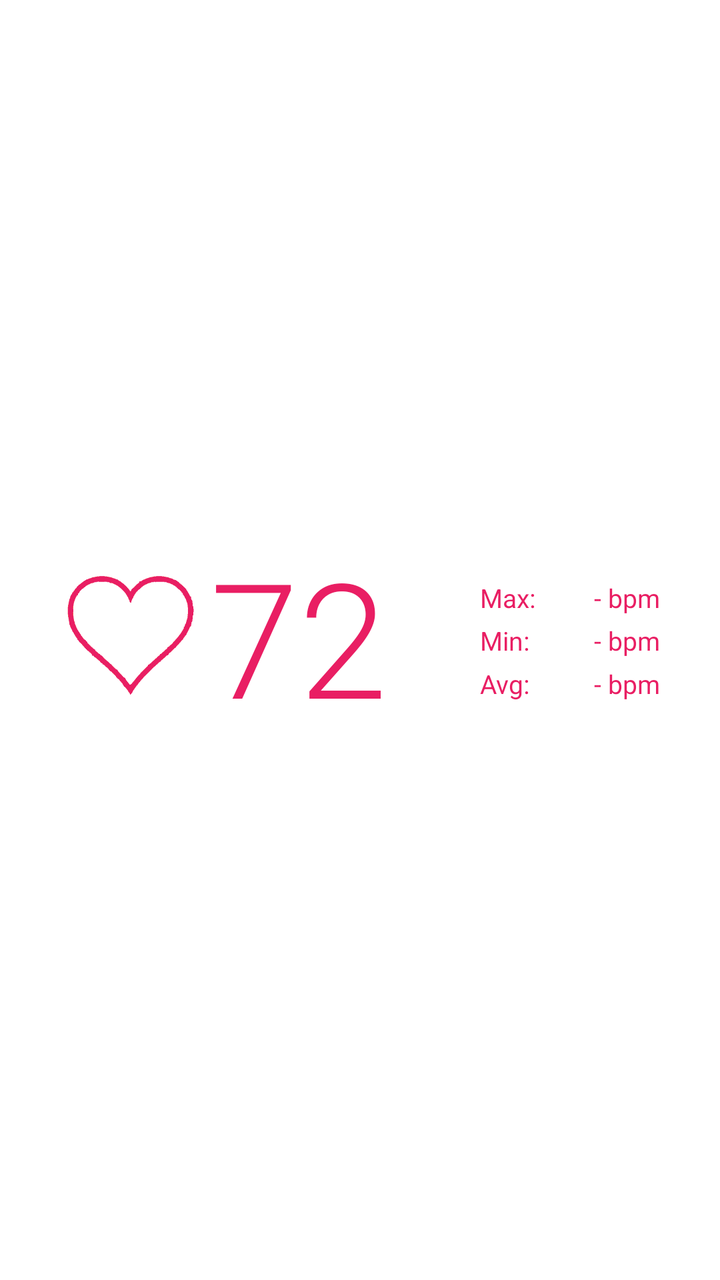
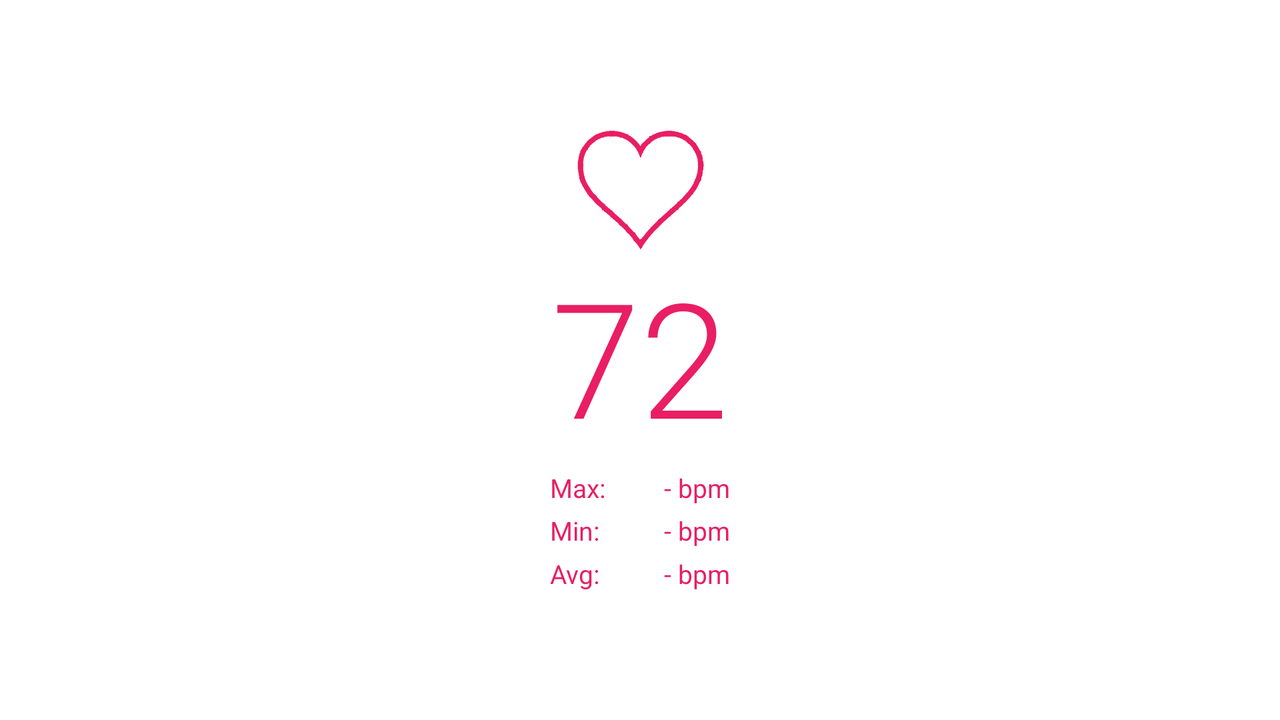

An Android layout and its configuration variant, each rendered on a device that would load it. The default file and the variant file are quoted in full after the pictures.
<!-- AndroidManifest.xml: application theme AppTheme -->
<!-- res/layout/fragment_overview.xml -->
<?xml version="1.0" encoding="UTF-8"?>
<RelativeLayout xmlns:android="http://schemas.android.com/apk/res/android"
    android:layout_width="match_parent"
    android:layout_height="match_parent"
    android:background="@android:color/white"
    android:elevation="2dp">

    <RelativeLayout
        android:layout_width="match_parent"
        android:layout_height="wrap_content"
        android:layout_centerInParent="true"
        android:paddingLeft="30dp"
        android:paddingRight="30dp">

        <RelativeLayout
            android:id="@+id/layout_heart"
            android:layout_width="70dp"
            android:layout_height="80dp"
            android:layout_marginTop="-5dp">

            <ImageView
                android:id="@+id/heart"
                android:layout_width="70dp"
                android:layout_height="60dp"
                android:layout_centerVertical="true"
                android:src="@drawable/heart" />
        </RelativeLayout>

        <RelativeLayout
            android:id="@+id/layout_heartrate"
            android:layout_width="wrap_content"
            android:layout_height="wrap_content"
            android:layout_centerVertical="true"
            android:layout_toRightOf="@id/layout_heart">

            <TextView
                android:id="@+id/heartrate"
                android:layout_width="wrap_content"
                android:layout_height="90dp"
                android:layout_centerVertical="true"
                android:layout_marginTop="-20dp"
                android:includeFontPadding="false"
                android:paddingLeft="5dp"
                android:paddingRight="5dp"
                android:text="72"
                android:textColor="@color/accent_color"
                android:textSize="80sp"
                android:fontFamily="sans-serif-light"/>
        </RelativeLayout>

        <RelativeLayout
            android:id="@+id/layout_min_max_avg"
            android:layout_width="90dp"
            android:layout_height="60dp"
            android:layout_centerVertical="true"
            android:layout_alignParentRight="true">

            <RelativeLayout
                android:id="@+id/max_layout"
                android:layout_width="match_parent"
                android:layout_height="17dp"
                android:layout_alignParentTop="true">

                <TextView
                    android:id="@+id/max_label"
                    android:layout_width="50dp"
                    android:layout_height="26dp"
                    android:text="@string/max_label"
                    android:textColor="@color/accent_color"
                    android:textSize="@dimen/heart_text_size" />

                <TextView
                    android:id="@+id/max_value"
                    android:layout_width="wrap_content"
                    android:layout_height="26dp"
                    android:layout_alignParentRight="true"
                    android:text="@string/bpm_initial"
                    android:textColor="@color/accent_color"
                    android:textSize="@dimen/heart_text_size" />
            </RelativeLayout>

            <RelativeLayout
                android:id="@+id/min_layout"
                android:layout_width="match_parent"
                android:layout_height="17dp"
                android:layout_centerVertical="true">

                <TextView
                    android:id="@+id/min_label"
                    android:layout_width="50dp"
                    android:layout_height="26dp"
                    android:text="@string/min_label"
                    android:textColor="@color/accent_color"
                    android:textSize="@dimen/heart_text_size" />

                <TextView
                    android:id="@+id/min_value"
                    android:layout_width="wrap_content"
                    android:layout_height="26dp"
                    android:layout_alignParentRight="true"
                    android:text="@string/bpm_initial"
                    android:textColor="@color/accent_color"
                    android:textSize="@dimen/heart_text_size" />
            </RelativeLayout>

            <RelativeLayout
                android:id="@+id/avg_layout"
                android:layout_width="match_parent"
                android:layout_height="17dp"
                android:layout_alignParentBottom="true">

                <TextView
                    android:id="@+id/avg_label"
                    android:layout_width="50dp"
                    android:layout_height="26dp"
                    android:text="@string/avg_label"
                    android:textColor="@color/accent_color"
                    android:textSize="@dimen/heart_text_size" />

                <TextView
                    android:id="@+id/avg_value"
                    android:layout_width="wrap_content"
                    android:layout_height="26dp"
                    android:layout_alignParentRight="true"
                    android:text="@string/bpm_initial"
                    android:textColor="@color/accent_color"
                    android:textSize="@dimen/heart_text_size" />
            </RelativeLayout>
        </RelativeLayout>
    </RelativeLayout>
</RelativeLayout>
<!-- resources referenced by this layout -->
<resources>
  <color name="accent_color">#E91E63</color>
  <dimen name="heart_text_size">13dp</dimen>
  <!-- drawable heart: png bitmap (drawable, 15291 bytes) -->
  <string name="avg_label">Avg:</string>
  <string name="bpm_initial">- bpm</string>
  <string name="max_label">Max:</string>
  <string name="min_label">Min:</string>
  <style name="AppTheme" parent="Theme.AppCompat.Light.DarkActionBar">
          <item name="colorPrimary">@color/primary_color</item>
          <item name="colorPrimaryDark">@color/primary_color_dark</item>
          <item name="colorAccent">@color/accent_color</item>
      </style>
  <color name="primary_color">#4CAF50</color>
  <color name="primary_color_dark">#388E3C</color>
</resources>
<!-- res/layout-land/fragment_overview.xml (the author's variant of the layout above) -->
<!-- drawn on the phone turned sideways -->
<?xml version="1.0" encoding="UTF-8"?>
<RelativeLayout xmlns:android="http://schemas.android.com/apk/res/android"
    android:layout_width="match_parent"
    android:layout_height="match_parent"
    android:background="@android:color/white"
    android:elevation="2dp">

    <RelativeLayout
        android:layout_width="match_parent"
        android:layout_height="match_parent"
        android:layout_centerInParent="true"
        android:paddingLeft="30dp"
        android:paddingRight="30dp">

        <RelativeLayout
            android:id="@+id/layout_heart"
            android:layout_width="70dp"
            android:layout_height="80dp"
            android:layout_marginTop="30dp"
            android:layout_above="@+id/layout_heartrate"
            android:layout_centerHorizontal="true">

            <ImageView
                android:id="@+id/heart"
                android:layout_width="70dp"
                android:layout_height="60dp"
                android:layout_centerVertical="true"
                android:src="@drawable/heart" />
        </RelativeLayout>

        <RelativeLayout
            android:id="@+id/layout_heartrate"
            android:layout_width="wrap_content"
            android:layout_height="wrap_content"
            android:layout_centerInParent="true"
            >

            <TextView
                android:id="@+id/heartrate"
                android:layout_width="wrap_content"
                android:layout_height="90dp"
                android:includeFontPadding="false"
                android:paddingLeft="5dp"
                android:paddingRight="5dp"
                android:text="72"
                android:textColor="@color/accent_color"
                android:textSize="80sp"
                android:fontFamily="sans-serif-light"/>
        </RelativeLayout>

        <RelativeLayout
            android:id="@+id/layout_min_max_avg"
            android:layout_width="90dp"
            android:layout_height="60dp"
            android:layout_marginTop="10dp"
            android:layout_centerHorizontal="true"
            android:layout_below="@+id/layout_heartrate">

            <RelativeLayout
                android:id="@+id/max_layout"
                android:layout_width="match_parent"
                android:layout_height="17dp"
                android:layout_alignParentTop="true">

                <TextView
                    android:id="@+id/max_label"
                    android:layout_width="50dp"
                    android:layout_height="26dp"
                    android:text="@string/max_label"
                    android:textColor="@color/accent_color"
                    android:textSize="@dimen/heart_text_size" />

                <TextView
                    android:id="@+id/max_value"
                    android:layout_width="wrap_content"
                    android:layout_height="26dp"
                    android:layout_alignParentRight="true"
                    android:text="@string/bpm_initial"
                    android:textColor="@color/accent_color"
                    android:textSize="@dimen/heart_text_size" />
            </RelativeLayout>

            <RelativeLayout
                android:id="@+id/min_layout"
                android:layout_width="match_parent"
                android:layout_height="17dp"
                android:layout_centerVertical="true">

                <TextView
                    android:id="@+id/min_label"
                    android:layout_width="50dp"
                    android:layout_height="26dp"
                    android:text="@string/min_label"
                    android:textColor="@color/accent_color"
                    android:textSize="@dimen/heart_text_size" />

                <TextView
                    android:id="@+id/min_value"
                    android:layout_width="wrap_content"
                    android:layout_height="26dp"
                    android:layout_alignParentRight="true"
                    android:text="@string/bpm_initial"
                    android:textColor="@color/accent_color"
                    android:textSize="@dimen/heart_text_size" />
            </RelativeLayout>

            <RelativeLayout
                android:id="@+id/avg_layout"
                android:layout_width="match_parent"
                android:layout_height="17dp"
                android:layout_alignParentBottom="true">

                <TextView
                    android:id="@+id/avg_label"
                    android:layout_width="50dp"
                    android:layout_height="26dp"
                    android:text="@string/avg_label"
                    android:textColor="@color/accent_color"
                    android:textSize="@dimen/heart_text_size" />

                <TextView
                    android:id="@+id/avg_value"
                    android:layout_width="wrap_content"
                    android:layout_height="26dp"
                    android:layout_alignParentRight="true"
                    android:text="@string/bpm_initial"
                    android:textColor="@color/accent_color"
                    android:textSize="@dimen/heart_text_size" />
            </RelativeLayout>
        </RelativeLayout>
    </RelativeLayout>
</RelativeLayout>
